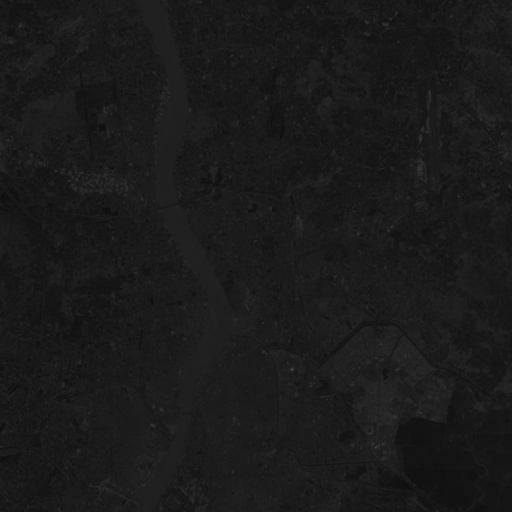
%> input picture Bayesian-Analysis/3.gif, 512 x 512 px
$ octave assgn3.m   (GNU Octave 9; MATLAB toolbox functions it lacks are replaced by stand-ins)
%> lines starting %> are read from the running program, lines starting %| are printed output that depends on the picture; in (x1, y1, x2, y2) boxes, pixels count from 0 and x2, y2 are one past the last pixel; in counts of white or black regions, pixels touching at a corner belong together; the program's own positions count from 1
I = imread('G:\Academics\6 semester\Soft Computing\3.gif');
%> I: size 512x512 uint8; min 0, max 48, mean 12.6
BW = im2bw(I,0.0549);
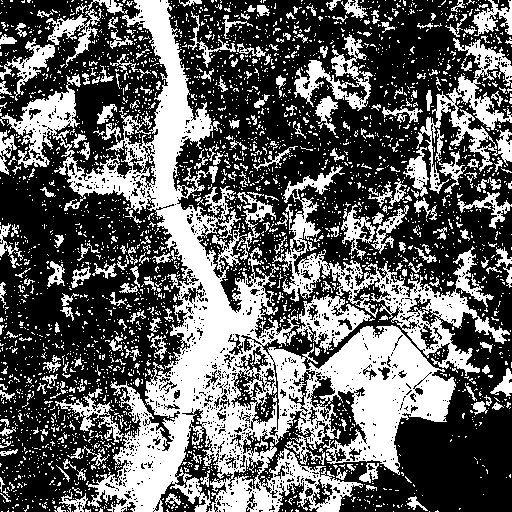
%> BW: size 512x512 logical; 38.4% white; 3156 white regions (2888 under 20 px), largest, box (x1, y1, x2, y2) and area: (0, 0, 456, 512) 52768, (272, 165, 510, 376) 8265, (416, 38, 512, 194) 3965

dim = size(BW);
%> dim = [512 512]
col = round(dim(2)/2)-90;
%> col = 166
row = min(find(BW(:,col)));
%> row = 1
boundary = bwtraceboundary(BW,[row, col],'N');

global BWB;

minx = min(boundary(:,2));
%> minx = 1
miny = min(boundary(:,1));
%> miny = 1

maxx = max(boundary(:,2));
%> maxx = 456
maxy = max(boundary(:,1));
%> maxy = 512

nx=50;
ny=50;

xp=linspace(minx,maxx,nx);
%> xp = 50 values from 1 to 456
yp=linspace(miny,maxy,ny);
%> yp = 50 values from 1 to 512
[xd,yd]=meshgrid(xp,yp);

ip=inpolygon(xd,yd,boundary(:,2),boundary(:,1));
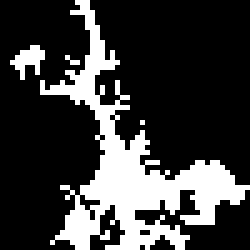
%> ip: size 50x50 logical (shown 5 times larger); 23.6% white; 4 white regions (2 under 20 px), largest, box (x1, y1, x2, y2) and area: (8, 0, 50, 50) 562, (2, 9, 9, 16) 25

xa = xd(ip);
%> xa = 591 values from 19.57 to 456
ya = yd(ip);
%> ya = 591 values, max 512 at index 87, min 1 at index 68, mean 337

ind =  randi([1 400],1,50);

global xb3 yb3;
xb3 = int16(xa(ind));
%> xb3 = 50 values, max 261 at index 18, min 20 at index 41, mean 193.8
yb3 = int16(ya(ind));
%> yb3 = 50 values, max 512 at index 28, min 53 at index 13, mean 329.3

popx = 1:512;
popx(int16(xb3)) = [];

popy = 1:512;
popy(int16(yb3)) = [];

global xnn3 ynn3;
%xnn = randi([1 512],1,100);
xnn3 = popx(randi(numel(popx), 1, 100));
%ynn = randi([1 512],1,100);
ynn3 = popx(randi(numel(popy), 1, 100));

g=sprintf('%d ', xb3);
fprintf('XRiv2 %s\n', g);
%| XRiv2 233 224 177 150 187 168 224 159 187 196 252 187 159 224 205 150 252 261 233 242 159 215 242 215 177 112 177 196 252 261 187 242 150 233 196 38 215 168 233 205 20 187 242 150 159 242 140 196 150 261

h=sprintf('%d ', yb3);
fprintf('YRiv2 %s\n', h);
%| YRiv2 491 356 116 481 293 481 460 199 84 345 293 251 53 345 126 449 293 387 356 502 397 429 491 189 470 491 210 512 314 293 84 356 491 335 126 116 387 460 408 418 126 189 366 397 481 376 408 283 199 303

g=sprintf('%d ', xnn3);
fprintf('XNRiv2 %s\n', g);
%> (printed output is left out)

h=sprintf('%d ', ynn3);
fprintf('YNRiv2 %s\n', h);
%> (printed output is left out)
